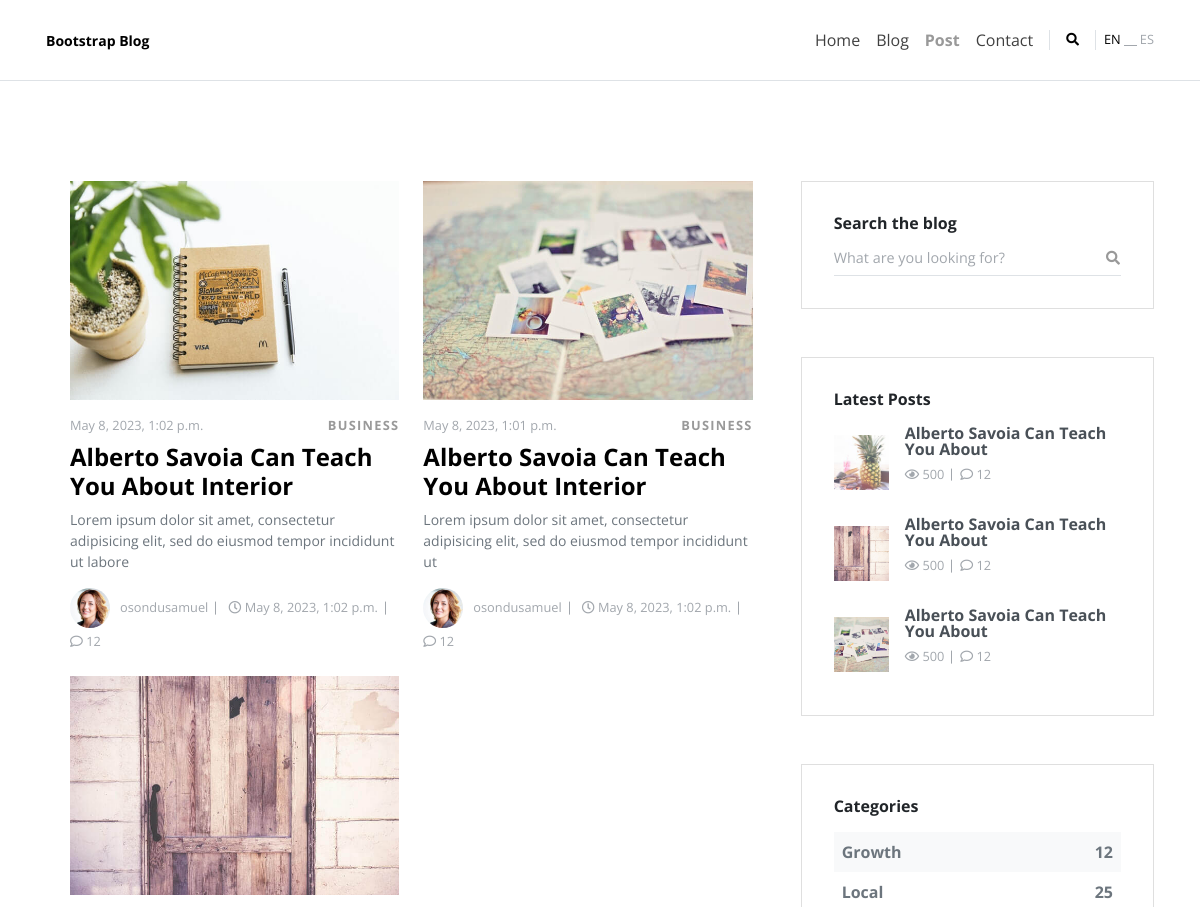
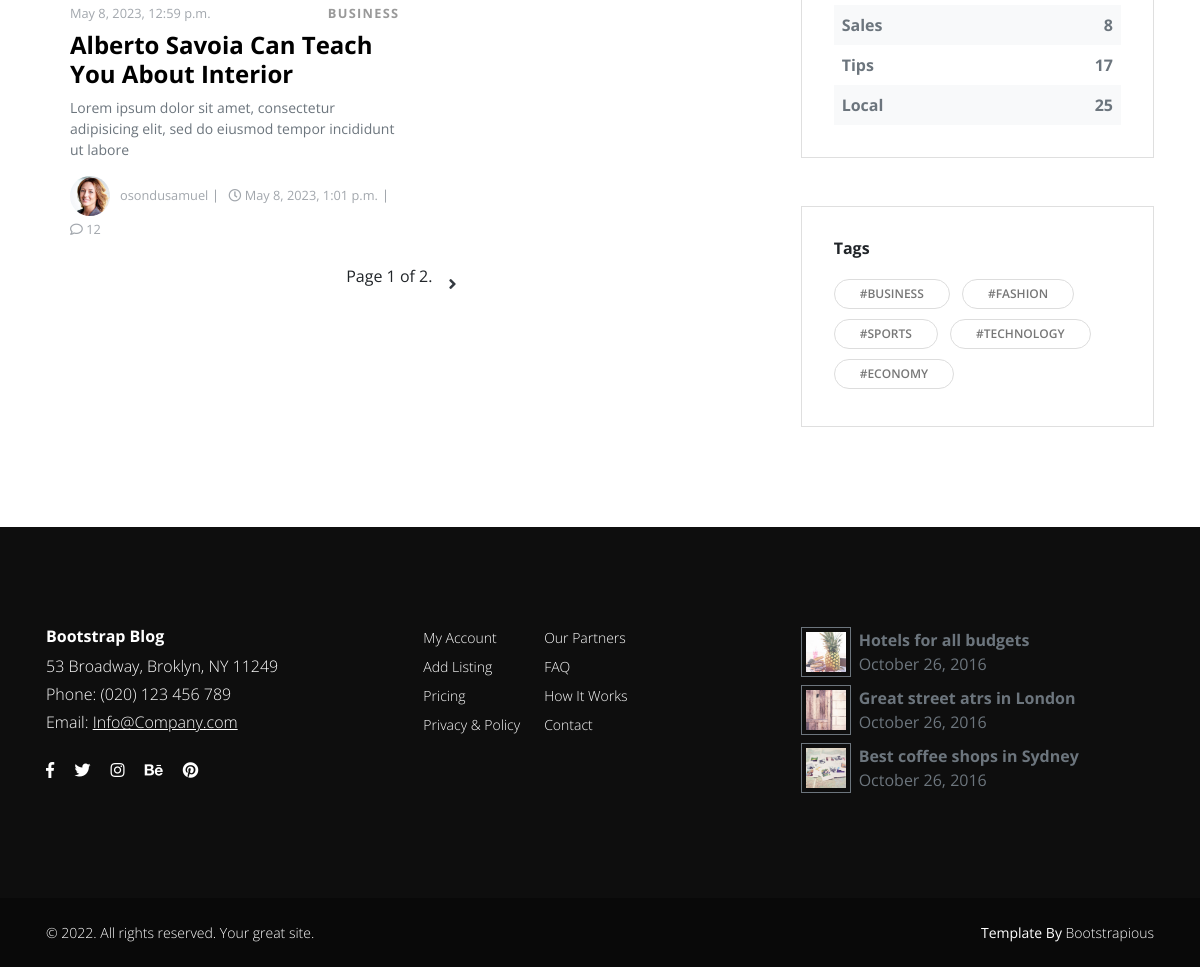
The page /blog/blog/ on the database its author committed (2 pictures, top to bottom).
### blog/models.py (models this page shows, shortened)
class Post(models.Model):
    class Status(models.TextChoices):
        DRAFT = 'DF', 'Draft'
        PUBLISHED = 'PB', 'Published'
    author = models.ForeignKey(User, on_delete=models.CASCADE, related_name='blog_posts')
    title = models.CharField(max_length=250)
    slug = models.SlugField(max_length=250, unique_for_date='publish')
    intro_text = models.TextField(blank=True)
    body = models.TextField()
    post_image = models.ImageField(upload_to='images/', blank=True)
    created = models.DateTimeField(auto_now_add=True)
    publish = models.DateTimeField(default=timezone.now)
    updated = models.DateTimeField(auto_now=True)
    status = models.CharField(max_length=2, choices=Status.choices, default=Status.DRAFT)
    objects = models.Manager()
    published = PublishedManager()
    tags = TaggableManager()
    class Meta:
        ordering = ["-publish"]
        indexes = [
            models.Index(fields=["-publish"]),
        ]
    def get_absolute_url(self):
        return reverse('blog:post',
                       args=[self.id,
                             self.publish.year,
                             self.publish.month,
                             self.publish.day,
                             self.slug]
                       )

### blog/views.py (the view)
# urls.py: 2. Add a URL to urlpatterns:  path('blog/', include('blog.urls'))
def blog(request, tag_slug=None):
    posts = Post.published.all()
    tag = None
    if tag_slug:
        tag = get_object_or_404(Tag, slug=tag_slug)
        posts = posts.filter(tags__in=[tag])
    paginator = Paginator(posts, 3)
    page_number = request.GET.get('page', 1)
    try:
        posts_list = paginator.page(page_number)
    except PageNotAnInteger:
        posts_list = paginator.page(1)
    except EmptyPage:
        posts_list = paginator.page(paginator.num_pages)
    return render(request, "blog/blog.html", {'posts': posts_list, 'tag': tag})

### blog/models.py (called while the page is built)
    def get_queryset(self):
        return super().get_queryset().filter(status=Post.Status.PUBLISHED)

### templates/blog/blog.html (shortened to what this page needs)
{% extends "blog/base.html" %}
{% load static %}
{% block body %}
    <section>
      <div class="container">
        <div class="row gy-5">
          <main class="col-lg-8">
            <div class="container">
              <div class="row gy-4 mb-5">
                  {% for each_post in posts %}
                <div class="col-xl-6"><a class="mb-3" href="{{ each_post.get_absolute_url }}"><img class="img-fluid" src="{{ each_post.post_image.url }}" alt="..."/></a>
                  <div class="d-flex align-items-center justify-content-between mb-2"><small class="text-gray-500">{{ each_post.publish }}</small><a class="small fw-bold text-uppercase small" href="!#">Business</a></div>
                  <h3 class="h4"><a class="text-dark" href="{{ each_post.get_absolute_url }}">{{ each_post.title }}</a></h3>
                  <p class="text-muted text-sm">{{ each_post.intro_text}}</p>
                  <ul class="list-inline list-separated text-gray-500 mb-0">
                    <li class="list-inline-item"><a class="d-flex align-items-center flex-wrap text-reset" href="!#">
                        <div class="avatar flex-shrink-0"><img class="img-fluid" src="{% static "blog/img/avatar-3.jpg" %}" alt="..."/></div><small>{{ each_post.author }}</small></a></li>
                    <li class="list-inline-item small"><i class="far fa-clock"></i> {{ each_post.updated }}</li>
                    <li class="list-inline-item small"><i class="far fa-comment"></i> 12</li>
                  </ul>
                </div>
                  {% endfor %}
              <nav aria-label="Page navigation example">
                <ul class="pagination justify-content-center">
                <span class="current">
                  Page {{ posts.number }} of {{ posts.paginator.num_pages }}.
                </span>
                {% if posts.has_next %}
                  <li class="page-item"><a class="page-link" href="?page={{ posts.next_page_number }}"><i class="fas fa-angle-right"></i></a></li>
                {% endif %}
                </ul>
              </nav>
            </div>
            </div>
          </main>
          <aside class="col-lg-4">
            <div class="card mb-5">
              <div class="card-body">
                <h3 class="h6">Search the blog</h3>
                <form action="#">
                  <div class="input-group border-bottom">
                    <input class="form-control border-0 shadow-0 ps-0" type="search" placeholder="What are you looking for?">
                    <button class="btn btn-link btn-sm shadow-0 px-0" type="submit"><i class="fas fa-search"></i></button>
                  </div>
                </form>
              </div>
            </div>
            <div class="card mb-5">
              <div class="card-body">
                <h3 class="h6 mb-3">Latest Posts</h3><a class="text-reset mb-3" href="!#">
                  <div class="d-flex align-items-center"><img class="img-fluid flex-shrink-0" src="{% static "blog/img/small-thumbnail-1.jpg" %}" alt="..." width="55">
                    <div class="ms-3">
                      <p class="mb-2 fw-bold text-gray-700 lh-1">Alberto Savoia Can Teach You About</p>
                      <ul class="list-inline list-separated text-gray-500 d-flex align-items-center">
                        <li class="list-inline-item small"><i class="far fa-eye"></i> 500</li>
                        <li class="list-inline-item small"><i class="far fa-comment"></i> 12</li>
                      </ul>
                    </div>
                  </div></a><a class="text-reset mb-3" href="!#">
                  <div class="d-flex align-items-center"><img class="img-fluid flex-shrink-0" src="{% static "blog/img/small-thumbnail-2.jpg" %}" alt="..." width="55">
                    <div class="ms-3">
                      <p class="mb-2 fw-bold text-gray-700 lh-1">Alberto Savoia Can Teach You About</p>
                      <ul class="list-inline list-separated text-gray-500 d-flex align-items-center">
                        <li class="list-inline-item small"><i class="far fa-eye"></i> 500</li>
                        <li class="list-inline-item small"><i class="far fa-comment"></i> 12</li>
                      </ul>
                    </div>
                  </div></a><a class="text-reset" href="!#">
                  <div class="d-flex align-items-center"><img class="img-fluid flex-shrink-0" src="{% static "blog/img/small-thumbnail-3.jpg" %}" alt="..." width="55">
                    <div class="ms-3">
                      <p class="mb-2 fw-bold text-gray-700 lh-1">Alberto Savoia Can Teach You About</p>
                      <ul class="list-inline list-separated text-gray-500 d-flex align-items-center">
                        <li class="list-inline-item small"><i class="far fa-eye"></i> 500</li>
                        <li class="list-inline-item small"><i class="far fa-comment"></i> 12</li>
                      </ul>
                    </div>
                  </div></a>
              </div>
            </div>
            <div class="card mb-5">
              <div class="card-body">
                <h3 class="h6 mb-3">Categories</h3>
                <div class="p-2 d-flex justify-content-between fw-bold text-gray-600 bg-light"><a class="text-reset" href="!#">Growth</a><span>12</span></div>
                <div class="p-2 d-flex justify-content-between fw-bold text-gray-600 1"><a class="text-reset" href="!#">Local</a><span>25</span></div>
                <div class="p-2 d-flex justify-content-between fw-bold text-gray-600 bg-light"><a class="text-reset" href="!#">Sales</a><span>8</span></div>
                <div class="p-2 d-flex justify-content-between fw-bold text-gray-600 1"><a class="text-reset" href="!#">Tips</a><span>17</span></div>
                <div class="p-2 d-flex justify-content-between fw-bold text-gray-600 bg-light"><a class="text-reset" href="!#">Local</a><span>25</span></div>
              </div>
            </div>
            <div class="card">
              <div class="card-body">
                <h3 class="h6 mb-3">Tags</h3>
                <ul class="list-inline mb-0">
                  <li class="list-inline-item"><a class="tag" href="!#">#Business </a></li>
                  <li class="list-inline-item"><a class="tag" href="!#">#Fashion </a></li>
                  <li class="list-inline-item"><a class="tag" href="!#">#Sports </a></li>
                  <li class="list-inline-item"><a class="tag" href="!#">#Technology </a></li>
                  <li class="list-inline-item"><a class="tag" href="!#">#Economy </a></li>
                </ul>
              </div>
            </div>
          </aside>
        </div>
      </div>
    </section>
{% endblock %}

### rows shown on the page
Post: post_image (picture), publish "May 8, 2023, 1:02 p.m.", title "Alberto Savoia Can Teach You About Interior", intro_text "Lorem ipsum dolor sit amet, consectetur adipisicing elit, sed do eiusmod tempor incididunt ut labore", author "osondusamuel", updated "May 8, 2023, 1:02 p.m."
Post: post_image (picture), publish "May 8, 2023, 1:01 p.m.", title "Alberto Savoia Can Teach You About Interior", intro_text "Lorem ipsum dolor sit amet, consectetur adipisicing elit, sed do eiusmod tempor incididunt ut", author "osondusamuel", updated "May 8, 2023, 1:02 p.m."
Post: post_image (picture), publish "May 8, 2023, 12:59 p.m.", title "Alberto Savoia Can Teach You About Interior", intro_text "Lorem ipsum dolor sit amet, consectetur adipisicing elit, sed do eiusmod tempor incididunt ut labore", author "osondusamuel", updated "May 8, 2023, 1:01 p.m."

### other values the page prints
{{ posts.number }} "1"
{{ posts.paginator.num_pages }} "2"
